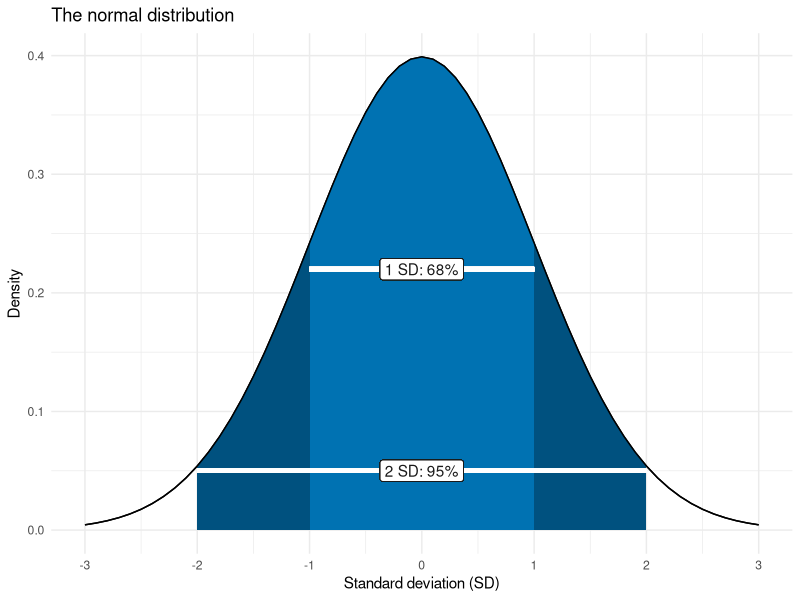
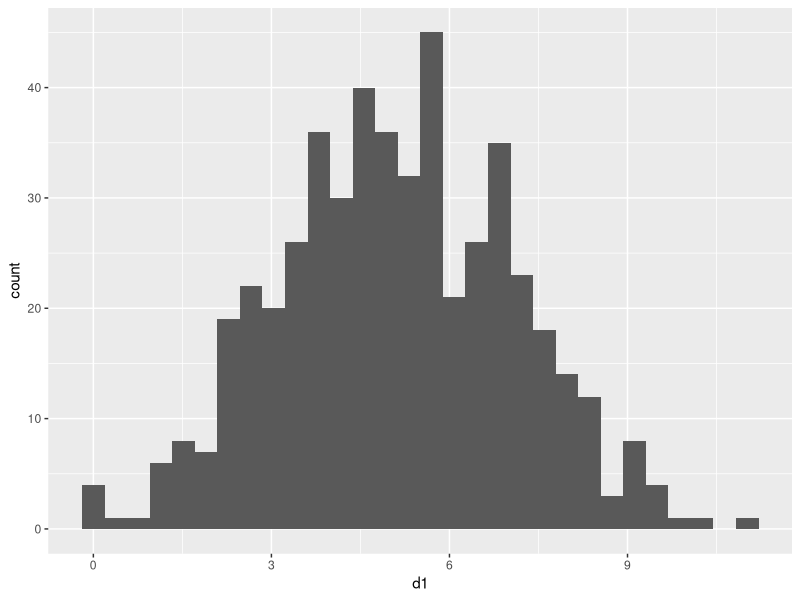
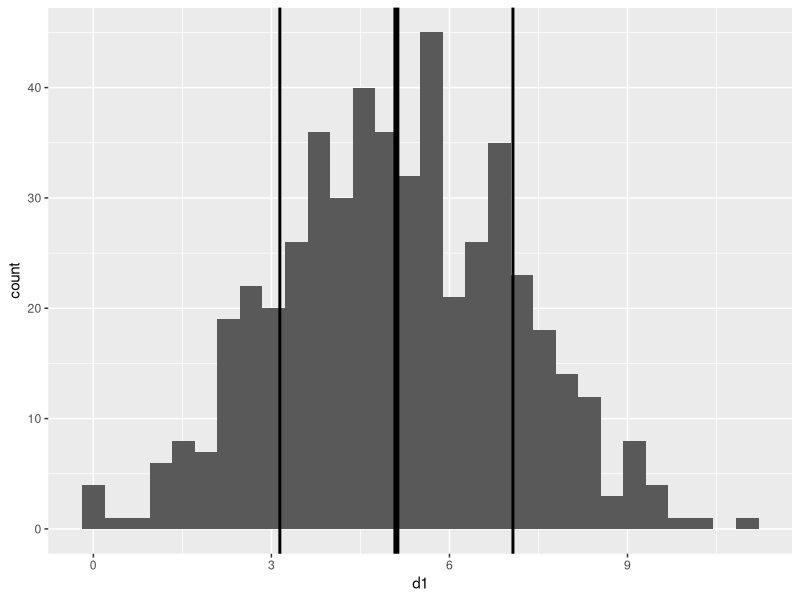
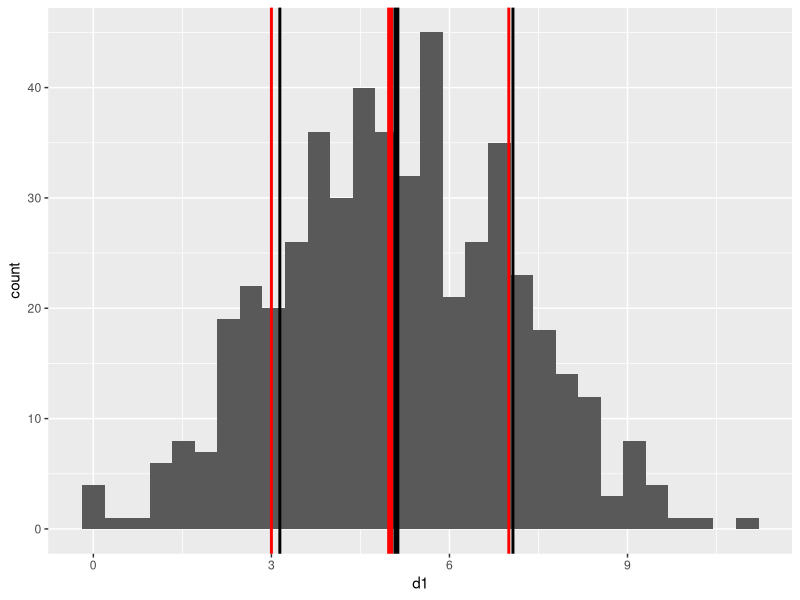
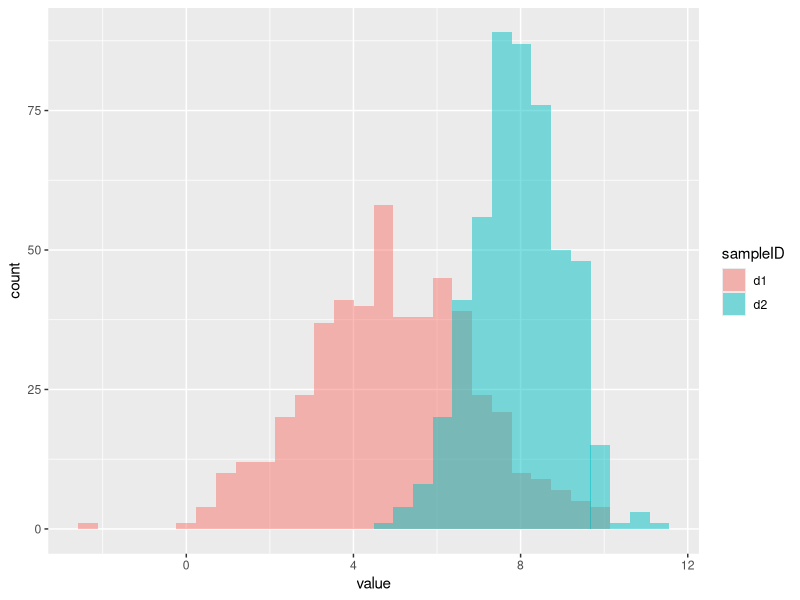

The R script that drew these images, in order: (Note: this script raises an error after producing the figures.)
## ---- chunk 1
library(tidyverse)
## ---- chunk 2
normData <- data.frame(x = seq(-3,3,0.1)) %>% 
  mutate(dens = dnorm(x ,mean = 0, sd=1)) %>%
  mutate(sd1 = ifelse(x <= 1 & x >= -1,TRUE,FALSE)) %>%
  mutate(sd2 = ifelse(x <= 2 & x >= -2,TRUE,FALSE))

ggplot(normData,aes(x=x,y=dens))+
  geom_line() + 
  geom_ribbon(data = normData %>% filter(sd2 == TRUE),
              aes(x = x, ymax = dens, ymin = 0),fill = '#00517f') +
  geom_ribbon(data = normData %>% filter(sd1 == TRUE),
              aes(x = x, ymax = dens, ymin = 0),fill = '#0072B2') +
  geom_line()+
  geom_segment(aes(x = -1, xend = 1,
                   y = .22, yend = .22), 
               colour = "#FFFFFF", size = 1.5) +
  geom_label(aes(label = '1 SD: 68%', x = 0, y = .22), 
             colour = 'gray10', fill = '#FFFFFF') +
  geom_segment(aes(x = -2, xend = 2,
                   y = 0.05, yend = 0.05), 
               colour = "#FFFFFF", size = 1.5) +
  geom_label(aes(label = '2 SD: 95%', x = 0, y = 0.05), 
             colour = 'gray10', fill = '#FFFFFF') +
  xlab("Standard deviation (SD)") + 
  ylab("Density") +
  scale_x_continuous(breaks = seq(from = -4, to = 4, by = 1))+
  theme_minimal() +
  ggtitle("The normal distribution")
  
## ---- chunk 3
rnorm(6,5,2)
## ---- chunk 4
rn <- data.frame(d1 = rnorm(500,5,2))
summary(rn) #Take a look

#Plot the data
(p1 <- ggplot(rn,aes(x=d1)) + 
  geom_histogram()
  )
## ---- chunk 5
(sv <- rn %>% 
  summarise(meanEst = mean(d1),
            sdEst = sd(d1),
            varEst = var(d1),
            semEst = sd(d1)/sqrt(n()))
 )
## ---- chunk 6
(p2 <- p1 + 
  geom_vline(xintercept = sv$meanEst, size=2) + #mean
  geom_vline(xintercept = sv$meanEst+sv$sdEst, size=1) + #upperSD
  geom_vline(xintercept = sv$meanEst-sv$sdEst, size=1) #lowerSD
)
## ---- chunk 7
(p3 <- p2 + 
  geom_vline(xintercept = 5, size=2, colour="red") + #mean
  geom_vline(xintercept = 5+2, size=1,colour="red") + #upperSD
  geom_vline(xintercept = 5-2, size=1,colour="red") #lowerSD
 ) 

## ---- chunk 8
rn <- data.frame(d1 = rnorm(500,5,2),d2 = rnorm(500,8,1))
summary(rn)
## ---- chunk 9
rn <- gather(rn,key = "sampleID",value = "value") #rearrange data

#Plot histograms using "identity", and make them transparent
ggplot(rn,aes(x = value,fill=sampleID)) +
  geom_histogram(position = "identity", alpha=0.5)
## ---- chunk 10
poissonData <- data.frame(x = seq(0,10,1)) %>% 
  mutate(dens = dpois(x ,lambda = 2))

L2 <- ggplot(poissonData,aes(x = x,y = dens)) + 
  geom_point() + 
  geom_segment( aes(x=x, xend=x, y=0, yend=dens)) +
  scale_x_continuous(breaks = 0:10)+
  xlab("x") + 
  ylab("Density") + 
  theme_minimal()

poissonData <- data.frame(x = seq(0,10,1)) %>% 
  mutate(dens = dpois(x ,lambda = 5))

L5 <- ggplot(poissonData,aes(x = x,y = dens)) + 
  geom_point() + 
  geom_segment( aes(x=x, xend=x, y=0, yend=dens)) +
  scale_x_continuous(breaks = 0:10)+
  xlab("x") + 
  ylab("Density") +
  theme_minimal()

L2+ggtitle("lambda = 2")+L5 + ggtitle("lambda = 5")

## ---- chunk 11
rp <- data.frame(d1 = rpois(500,2.4))
summary(rp) #Take a look

#Plot the data
(p1 <- ggplot(rp,aes(x=d1)) + 
  geom_histogram(binwidth = 1) # we know the bins will be 1
  )
## ---- chunk 12
(sv <- rp %>% 
  summarise(meanEst = mean(d1),
            sdEst = sd(d1))
 )
## ---- chunk 13
p1 + 
  geom_vline(xintercept = sv$meanEst, size=2) + #mean
  geom_vline(xintercept = sv$meanEst+2*sv$sdEst, size=1) + #upper2SD
  geom_vline(xintercept = sv$meanEst-2*sv$sdEst, size=1) #lower2SD

## ---- chunk 14
(sv <- rp %>% 
  summarise(minVal = min(d1),
            q25 = quantile(d1,0.25),
            med = median(d1),
            q75 = quantile(d1,0.75),
            maxVal = max(d1))
 )

#base R summary is just as good.
summary(rp$d1)
## ---- chunk 15
rn <- data.frame(normDist = rnorm(500,2,2),poisDist = rpois(500,2.4))
summary(rn)
rn <- gather(rn,key = "sampleID",value = "value") #rearrange data

#Plot histograms using "identity", and make them transparent
ggplot(rn,aes(x = value,fill=sampleID)) +
  geom_histogram(position = "identity", alpha=0.5,binwidth = 1)
## ---- chunk 16
ggplot(rn,aes(x=sampleID, y = value,fill=sampleID)) +
  geom_boxplot()
